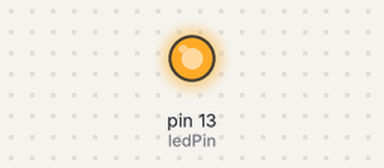
This sketch was run on a simulated Arduino Uno, built with avr-gcc and run on an emulated ATmega328P. Shown: output pins drawn as LEDs (lit = HIGH).

Above: at 0.05 s.
At 4.4 s:
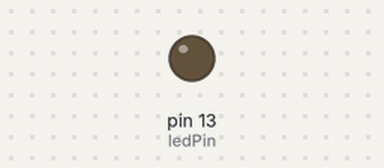
Timing chart, 0 to 9.1 s (numbered marks = the images above):
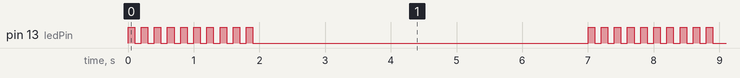

The sketch:

code.ino
```cpp
// (licence header left out)
const int ledPin = 13;  // Assuming the LED is connected to digital pin 13

void setup() {
  pinMode(ledPin, OUTPUT);  // Set the LED pin as an output
}

void loop() {
  // Blink the LED 10 times
  for (int i = 0; i < 10; i++) {  // led automation starting for 0th times and increament by 1 and stop on 9th time means total 10 times
    digitalWrite(ledPin, HIGH);  // Turn the LED on
    delay(100);  // Wait for 0.1 seconds (100 milliseconds)
    digitalWrite(ledPin, LOW);   // Turn the LED off
    delay(100);  // Wait for another 0.1 seconds
  }

  // Turn off the LED for 5 seconds
  digitalWrite(ledPin, LOW);   // Turn the LED off
  delay(5000);  // Wait for 5 seconds
}
```

Measured:
- by itself, pin 13 (ledPin): repeats every 7.0 s: 9 × (LOW 0.10 s, HIGH 0.10 s), LOW 5.1 s, HIGH 0.10 s
- by itself, everything shown: repeats every 7.0 s, in 20 steps
